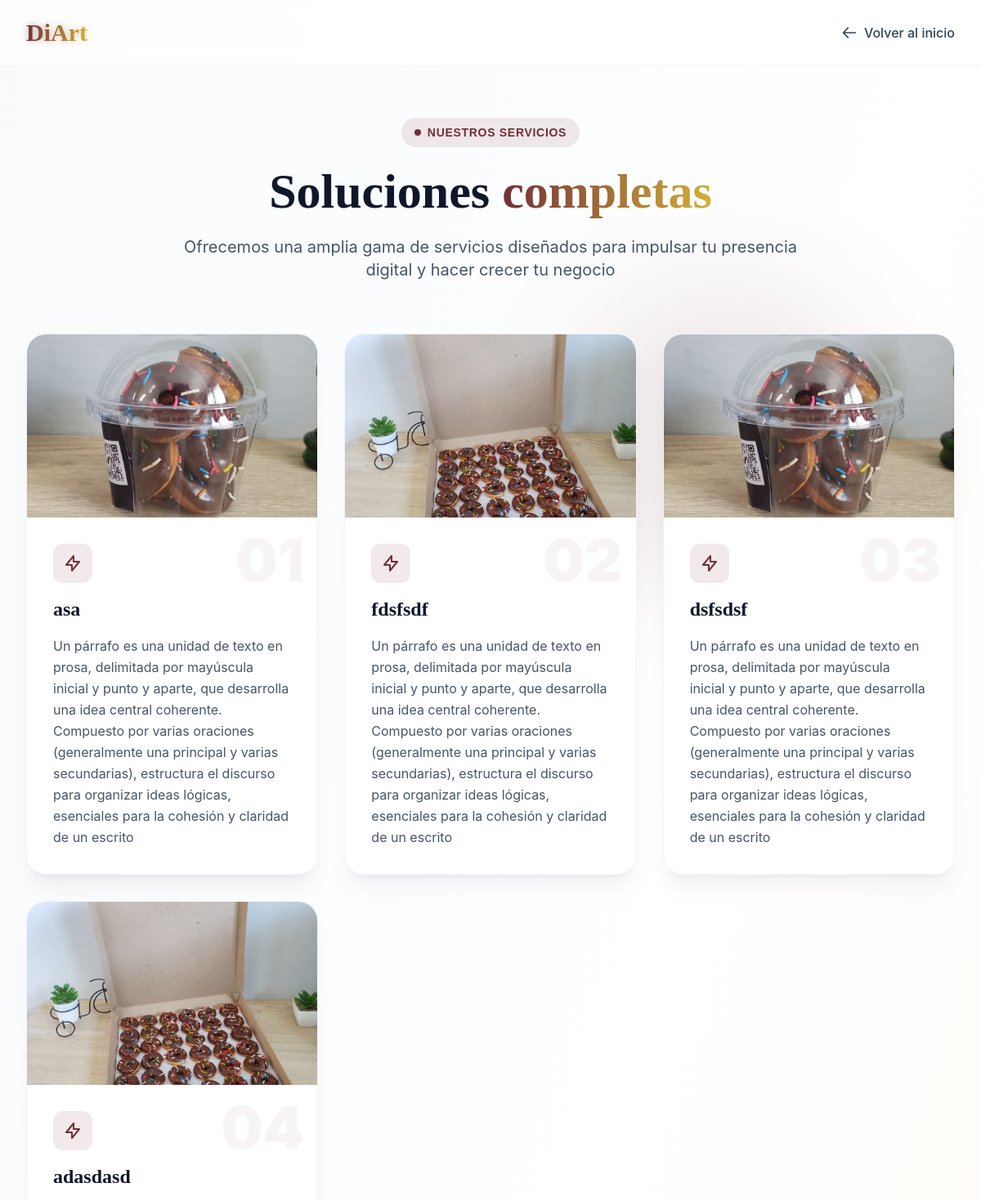
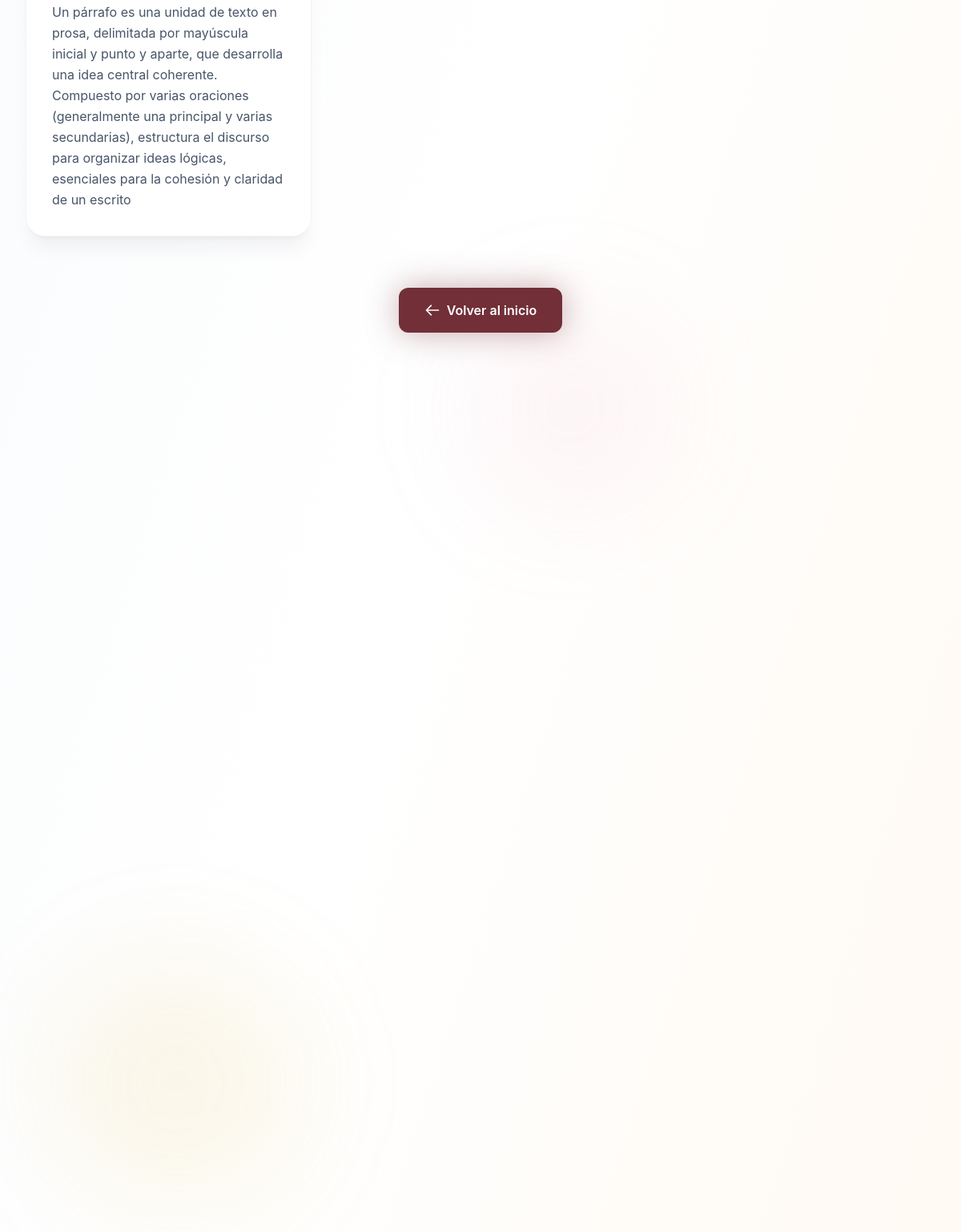
The app's page /servicios/ with its own data (2 pictures, top to bottom).
### apps/services/models.py (models this page shows, shortened)
class Service(models.Model):
    titulo = models.CharField("Título", max_length=200)
    descripcion_corta = models.CharField("Descripción corta", max_length=150)
    descripcion_larga = models.TextField("Descripción larga")
    imagen = models.ImageField("Imagen", upload_to="services/")
    orden = models.PositiveIntegerField("Orden", default=0)
    activo = models.BooleanField("Activo", default=True)
    class Meta:
        verbose_name = "Servicio"
        verbose_name_plural = "Servicios"
        ordering = ["orden"]

### apps/services/views.py (the view)
# urls.py: path("servicios/", views.services_list, name="services"),
def services_list(request):
    services = Service.objects.filter(activo=True)
    return render(request, "services.html", {"services": services})

### apps/footer/context_processors.py (called while the page is built)
def footer_context(request):
    footer = Footer.objects.first()
    social_links = SocialLink.objects.filter(activo=True)
    return {
        "footer": footer,
        "social_links": social_links,
    }

### templates/services.html (shortened to what this page needs)
{% extends 'layout/base.html' %}
{% block 'content' %}
{% include 'components/navbar-default.html' %}
<section class="min-h-screen pt-20 bg-gradient-to-br from-slate-50 via-white to-accent-cream relative overflow-hidden">
  <div class="absolute inset-0 overflow-hidden pointer-events-none">
    <div class="orb orb-2 absolute w-80 h-80 bg-accent-gold/10 rounded-full blur-3xl" style="bottom: 20%; left: 5%;"></div>
    <div class="orb orb-3 absolute w-64 h-64 bg-accent-rose/10 rounded-full blur-3xl" style="top: 50%; right: 30%;"></div>
  </div>
  <div class="max-w-7xl mx-auto px-4 sm:px-6 lg:px-8 relative z-10 py-16">
    <div class="text-center mb-16">
      <div class="inline-flex items-center gap-2 bg-primary/10 text-primary px-4 py-2 rounded-full mb-6 reveal-element">
        <span class="w-2 h-2 bg-primary rounded-full animate-pulse"></span>
        <span class="text-sm font-semibold uppercase tracking-wider font-accent">Nuestros Servicios</span>
      </div>
      <h1 class="text-5xl lg:text-6xl font-black text-slate-900 leading-tight mb-6 font-heading reveal-element">
        Soluciones <span class="text-gradient-animated">completas</span>
      </h1>
      <p class="text-xl text-slate-600 max-w-3xl mx-auto reveal-element">Ofrecemos una amplia gama de servicios diseñados para impulsar tu presencia digital y hacer crecer tu negocio</p>
    </div>
    {% if services %}
    <div class="grid grid-cols-1 md:grid-cols-2 lg:grid-cols-3 gap-8 mb-16" data-animate-grid>
      {% for service in services %}
      <div class="group bg-white rounded-3xl shadow-xl shadow-slate-900/5 border border-slate-100 overflow-hidden hover:shadow-2xl hover:-translate-y-2 transition-all duration-500 animate-item card-shine reveal-element" data-tilt>
        <div class="relative overflow-hidden">
          {% if service.imagen %}
          <img src="{{ service.imagen.url }}" alt="{{ service.titulo }}" class="w-full h-56 object-cover group-hover:scale-110 transition-transform duration-700">
          {% endif %}
        </div>
        <div class="p-8 relative">
          <span class="absolute top-4 right-4 text-7xl font-black text-primary/5 group-hover:text-primary/10 transition-colors duration-300">0{{ forloop.counter }}</span>
          <div class="inline-flex items-center justify-center w-12 h-12 bg-primary/10 rounded-xl mb-4">
            <svg class="w-6 h-6 text-primary" fill="none" stroke="currentColor" viewBox="0 0 24 24">
              <path stroke-linecap="round" stroke-linejoin="round" stroke-width="2" d="M13 10V3L4 14h7v7l9-11h-7z"/>
            </svg>
          </div>
          <h3 class="text-2xl font-bold text-slate-900 mb-4 group-hover:text-primary transition-colors duration-300 font-heading">{{ service.titulo }}</h3>
          <p class="text-slate-600 leading-relaxed relative z-10">{{ service.descripcion_larga }}</p>
        </div>
      </div>
      {% endfor %}
    </div>
    {% endif %}
    <div class="text-center reveal-element">
      <a href="/" class="magnetic-btn inline-flex items-center gap-2 bg-primary hover:bg-primary-dark text-white px-8 py-4 rounded-xl font-semibold transition-all duration-300 shadow-glow-md hover:shadow-glow-lg hover:-translate-y-0.5">
        <svg class="w-5 h-5" fill="none" stroke="currentColor" viewBox="0 0 24 24">
          <path stroke-linecap="round" stroke-linejoin="round" stroke-width="2" d="M10 19l-7-7m0 0l7-7m-7 7h18"/>
        </svg>
        Volver al inicio
      </a>
    </div>
  </div>
</section>
{% endblock %}

### static/css/styles.css (style rules this page uses)
html { scroll-behavior: smooth; }
body { -webkit-font-smoothing: antialiased; -moz-osx-font-smoothing: grayscale; overflow-x: hidden; }
.card-shine { position: relative; overflow: hidden; }
.card-shine::after { content: ''; position: absolute; top: -50%; left: -50%; width: 200%; height: 200%; background: linear-gradient( to right, transparent 0%, rgba(255, 255, 255, 0.3) 50%, transparent 100% ); transform: rotate(45deg) translateX(-100%); transition: transform 0.6s ease; pointer-events: none; }
.text-gradient-animated { background: linear-gradient(90deg, #722F37, #D4AF37, #E8A4B8, #722F37); background-size: 300% 100%; -webkit-background-clip: text; background-clip: text; -webkit-text-fill-color: transparent; animation: gradient-shift 4s ease infinite; }
.reveal-element { opacity: 1 !important; transform: translateY(0) !important; }
.gsap-loaded .reveal-element { opacity: 0; transform: translateY(30px); transition: opacity 0.8s ease, transform 0.8s ease; }
.magnetic-btn { transition: transform 0.3s ease; display: inline-flex; }
.orb { filter: blur(60px); animation: orb-float 8s ease-in-out infinite; }
body { -webkit-font-smoothing: antialiased; -moz-osx-font-smoothing: grayscale; }

### records on screen
Service: imagen (picture), titulo "asa", descripcion_larga "Un párrafo es una unidad de texto en prosa, delimitada por mayúscula inicial y punto y aparte, que desarrolla una idea central coherente. Compuesto por varias oraciones (generalmente una principal y varias secundarias), estructura el discurso para organizar ideas lógicas, esenciales para la cohesión y claridad de un escrito"
Service: imagen (picture), titulo "fdsfsdf", descripcion_larga "Un párrafo es una unidad de texto en prosa, delimitada por mayúscula inicial y punto y aparte, que desarrolla una idea central coherente. Compuesto por varias oraciones (generalmente una principal y varias secundarias), estructura el discurso para organizar ideas lógicas, esenciales para la cohesión y claridad de un escrito"
Service: imagen (picture), titulo "dsfsdsf", descripcion_larga "Un párrafo es una unidad de texto en prosa, delimitada por mayúscula inicial y punto y aparte, que desarrolla una idea central coherente. Compuesto por varias oraciones (generalmente una principal y varias secundarias), estructura el discurso para organizar ideas lógicas, esenciales para la cohesión y claridad de un escrito"
Service: imagen (picture), titulo "adasdasd", descripcion_larga "Un párrafo es una unidad de texto en prosa, delimitada por mayúscula inicial y punto y aparte, que desarrolla una idea central coherente. Compuesto por varias oraciones (generalmente una principal y varias secundarias), estructura el discurso para organizar ideas lógicas, esenciales para la cohesión y claridad de un escrito"
